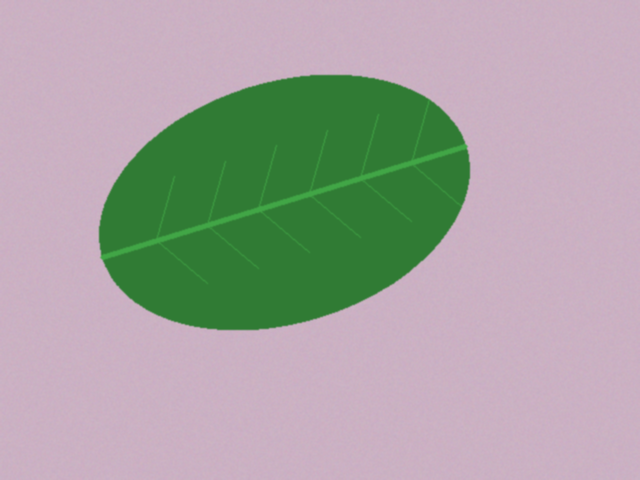
#> input picture data/sintetis/bersih/teh_001.png, 640 x 480 px, found by its file name
$ jupyter execute --allow-errors B4_penapisan.ipynb   (shell and % lines are left out)
#> lines starting #> are read from the running program, lines starting #| are printed output that depends on the picture
### src/utils_cv.py
# -*- coding: utf-8 -*-
"""utils_cv

Automatically generated by Colab.

Original file is located at
    https://colab.research.google.com/drive/1Y4ojDzNnqnNM1Gv9VQLvAdh-sBsaYPij
"""

"""utils_cv.py: fungsi bantu yang dipakai ulang sepanjang semester."""

import cv2
import numpy as np
import matplotlib.pyplot as plt


def baca(path):
    """Membaca citra dan memberi pesan jelas bila gagal."""
#> called with path = '../data/sintetis/citra/teh_001.png'
    img = cv2.imread(path)
#> img is the input picture: shape (480, 640, 3); mean B, G, R 161.3, 164.3, 166.4
#> `citra = cv2.cvtColor( baca(f"../data/sintetis/citra/{nama}"), cv2.COLO..`:
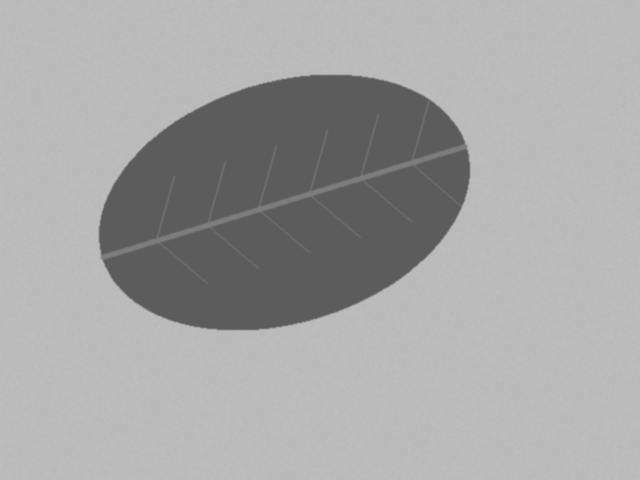
#> citra: shape (480, 640); min 92, max 190, mean 164.5

    if img is None:
        raise FileNotFoundError(f"Citra tidak ditemukan: {path}")

    return img


# [48 lines left out: functions tampil, kontras_bercak, statistik, not called in this run]

### notebook/B4_penapisan.ipynb
[cell 1]
from google.colab import drive
drive.mount('/content/drive')
%cd /content/drive/MyDrive/simuteh-2330511058/notebook

[cell 2]
import os
import sys
import pandas as pd
import time
# Masukkan folder src ke jalur pencarian Python
sys.path.insert(0, os.path.abspath("../src"))

# Cek apakah file utils_cv.py ditemukan
print(os.listdir("../src"))

from utils_cv import baca, tampil
from utils_cv import kontras_bercak

##**Kode 4.1 Verifikasi konvolusi manual**

[cell 3]
import time

# [19 lines left out: function konvolusi, not called in this run]


def konvolusi_sejati(img, k):  # kernel dibalik 180 derajat dahulu
    return konvolusi(img, np.flip(k))


nama = "teh_041.png"

#> (the rest of this cell did not finish here and is left out)

##**Kode 4.2 Tabel penapis x derau x PSNR x waktu x KB**

#> (a cell that did not finish here is left out)

##**Grafik Seluruh Hasil**

#> (a cell that did not finish here is left out)

##**Kode 4.3 Pengaruh ukuran kernel median pada bercak kecil**

[cell 6]
# [10 lines left out: function selisih_rerata, not called in this run]


#> (the rest of this cell did not finish here and is left out)

##**Grafik dl terhadap ukuran panel**

#> (a cell that did not finish here is left out)

##**Memperbesar satu bercak (crop)**

[cell 8]
nama = "teh_021.png"

#> (the rest of this cell did not finish here and is left out)

##**Kode 4.4 Pengaruh urutan penajaman**

[cell 9]
def unsharp(x, k=1.0):
    blur = cv2.GaussianBlur(x, (5, 5), 1.0)
    return cv2.addWeighted(x, 1 + k, blur, -k, 0)


#> (the rest of this cell did not finish here and is left out)

##**Menentukan 12 citra kondisi normal**

[cell 10]
nama_normal = [
    f"teh_{i:03d}.png"
    for i in range(1, 61, 5)
]

print(nama_normal)

##**Hitung PSNR citra kondisi normal**

[cell 11]
import pandas as pd
import cv2
import numpy as np

nama_normal = [
    f"teh_{i:03d}.png"
    for i in range(1, 61, 5)
]

# Penapis pilihan
penapis_pilihan = lambda x: cv2.medianBlur(x, 5)

baris = []

#> (the rest of this cell did not finish here and is left out)

#> `psnr_sebelum = cv2.PSNR(bersih_normal, citra)`: psnr_sebelum = 361.2
#> `psnr_sesudah = cv2.PSNR(bersih_normal, hasil)`: psnr_sesudah = 48.84

    # Penapisan
    hasil = penapis_pilihan(citra)

    # PSNR sebelum dan sesudah penapisan
    psnr_sebelum = cv2.PSNR(bersih_normal, citra)
    psnr_sesudah = cv2.PSNR(bersih_normal, hasil)

    baris.append([
        nama,
        psnr_sebelum,
        psnr_sesudah,
        psnr_sesudah - psnr_sebelum
    ])

tabel_normal = pd.DataFrame(
    baris,
    columns=[
        "nama",
        "PSNR_sebelum",
        "PSNR_sesudah",
        "peningkatan_dB"
    ]
).round(2)

print(tabel_normal)
